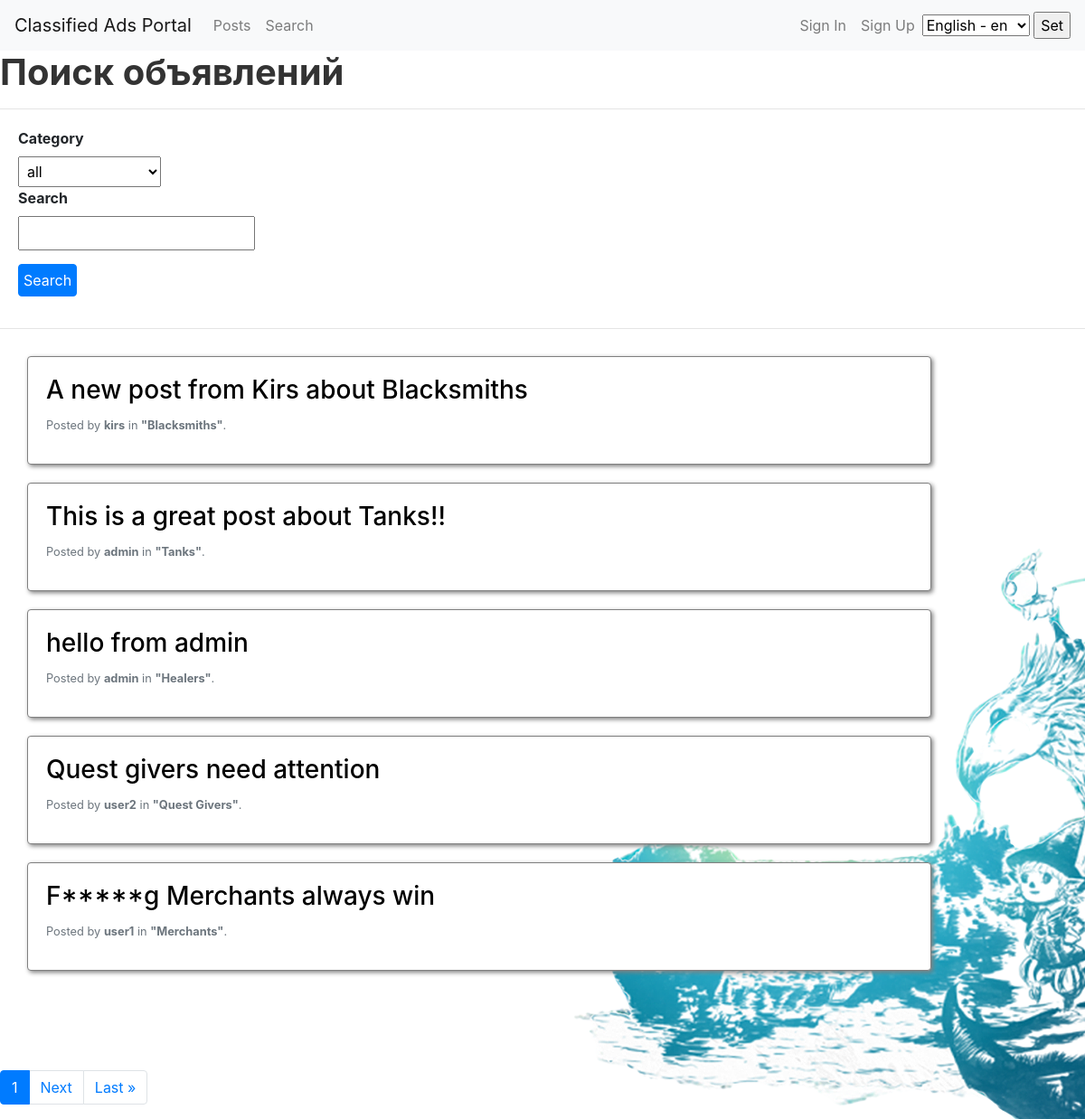
The app's page /search/ with its own data.
### adsboard/models.py (models this page shows, shortened)
class Post(models.Model):
    author = models.ForeignKey(User, on_delete=models.CASCADE, related_name='posts')
    title = models.CharField(max_length=128)
    content = RichTextField(blank=True, null=True)
    post_time = models.DateTimeField(auto_now_add=True)
    category = models.ManyToManyField(Category, through='PostCategory', related_name='categorys')

class PostCategory(models.Model):
    post = models.ForeignKey(Post, on_delete=models.CASCADE)
    category = models.ForeignKey(Category, on_delete=models.CASCADE)

class Category(models.Model):
    name = models.CharField(max_length=128, unique=True, help_text="Category name")
    def __str__(self):
        return self.name

### adsboard/views.py (the view)
# urls.py: path('search/', PostSearch.as_view(), name='post_search'),
class PostSearch(ListView):
    model = Post
    ordering = '-post_time'
    template_name = 'post_search.html'
    context_object_name = 'Post_search'
    paginate_by = 5
    def get_context_data(self, **kwargs):
        context = super().get_context_data(**kwargs)
        context['filterset'] = self.filterset
        return context
    def get_queryset(self):
        queryset = super().get_queryset()
        self.filterset = PostFilter(self.request.GET, queryset)
        return self.filterset.qs

### adsboard/templatetags/custom_filters.py (called while the page is built)
@register.filter
def censor(value):
    words = value.split()
    result = []
    for word in words:
        if word.lower() in censored_words:
            result.append(word[0] + "*"*(len(word)-2) + word[-1])
        else:
            result.append(word)
    return " ".join(result)

### templates/post_search.html (shortened to what this page needs)
{% extends 'default.html' %}
{% load static %}
{% load i18n %}
{% load custom_tags %}
{% load custom_filters %}
{% block content %}
<h1 align="left" style="color: #333333"><b>Поиск объявлений</b></h1>
<hr>
<form action="" method="get" class="search-form">
    {% for field in filterset.form %}
        <label for="{{ field.id_for_label }}">{{ field.label }}</label>
        {{ field }}
    {% endfor %}
    <div align="center" style="margin-top:15px; margin-bottom: 15px">
        <input type="submit" class="btn btn-primary" value="{% trans 'Search' %}"/>
    </div>
</form>
{% if Post_search %}
    <hr>
    <div class="search-result">
        {% for post in Post_search %}
            <div class="card" style="display: inline-block; height: 120px; width: 1000px; margin: 10px; padding: 20px">
                <a href="{% url 'post_detail_search' post.id %}"><h3>{{ post.title|censor }}</h3></a>
                {% for post_category in post.postcategory_set.all %}
                <p class="card-text"><small class="text-muted">{% trans 'Posted' %} by <b>{{ post.author }}</b> {% trans 'in' %} <b>"{{ post_category.category.name }}"</b>.</small></p>
                {% endfor %}
            </div>
        {% endfor %}
    </div>
{% else %}
    <h2><b>К сожалению, по Вашему запросу ничего не найдено :(</b></h2>
{% endif %}
<p>&nbsp</p>
{% include 'pagination.html' %}
{% endblock content %}

### templates/default.html (shortened to what this page needs)
{% load static %}
{% load i18n %}
<!DOCTYPE html>
<html lang="en">
<head>
    <link href="https://stackpath.bootstrapcdn.com/bootstrap/4.5.2/css/bootstrap.min.css" rel="stylesheet">
    <link href="{% static 'style.css' %}" rel="stylesheet">
</head>
<body id="bg" style="background-image: url('static/image/home-background.png');">
    <nav class="navbar navbar-expand-lg navbar-light bg-light">
        <a class="navbar-brand" href="/">{% trans "Classified Ads Portal" %}</a>
        <div class="collapse navbar-collapse" id="mynavbar">
            <ul class="navbar-nav me-auto">
                <li class="nav-item">
                    <a class="nav-link" href="/posts/">{% trans "Posts" %}</a>
                </li>
                <li class="nav-item">
                    <a class="nav-link" href="/search/">{% trans "Search" %}</a>
                </li>
            </ul>
            <ul class="navbar-nav ml-auto">
                {% if request.user.is_authenticated %}
                <li class="nav-item">
                    <a class="nav-link user-link">{{ request.user }}</a>
                </li>
                <li class="nav-item ">
                    <a class="nav-link" href="/accounts/logout">{% trans "Sign Out" %}</a>
                </li>
                <li class="nav-item">
                    <a class="nav-link" href="/accounts/profile">{% trans "My Account" %}</a>
                </li>
                <!-- <li class="nav-item">
                    <a class="nav-link" href="/usercomments">User Comments</a>
                </li> -->
                {% else %}
                <li class="nav-item">
                    <a class="nav-link" href="/accounts/login">{% trans "Sign In" %}</a>
                </li>
                <li class="nav-item">
                    <a class="nav-link" href="/accounts/signup">{% trans "Sign Up" %}</a>
                </li>
                {% endif %}
            </ul>
        </div>
        <div>
                <form action="{% url 'set_language' %}" method="POST" style="display: inline-block;">
                    {% get_current_language as LANGUAGE_CODE %}
                    <select name="language">
                        {% get_available_languages as LANGUAGES %}
                        {% get_language_info_list for LANGUAGES as languages %}
                        {% for language in languages %}
                            <option value="{{ language.code }}" > {{ language.name_local }} - {{ language.code }}
                            </option>
                        {% endfor %}
                    </select>
                    <input type="submit" value="{% trans 'Set' %}">
                </form>
            </div>
    </nav>
    {% block content%}
    {% endblock %}
</body>
</html>

### templates/pagination.html (shortened to what this page needs)
{% load custom_tags %}
{% load i18n %}
 <p>&nbsp</p>
<ul class="pagination">
    <li class="page-item active"><a class="page-link" href="#">{{ page_obj.number }}</a></li>
    {% if page_obj.has_next %}
    <li class="page-item"><a class="page-link" href="?page={{ page_obj.next_page_number }}">{% trans "Next" %}</a></li>
    <li class="page-item"><a class="page-link" href="?page={{ page_obj.paginator.num_pages }}">{% trans "Last" %} &raquo;</a></li>
    {% endif %}
</ul>

### templates/post_search.html (style rules this page uses)
.search-form { display: flex; flex-direction: column; align-items: flex-start; margin: 20px; }
.search-form label { margin-right: 10px; font-weight: bold; }
.search-form input, .search-form select { margin-right: 10px; padding: 5px; }
.search-result { display: flex; flex-wrap: wrap; justify-content: space-between; align-items: flex-start; margin: 20px; }
.search-result .card { width: 30%; padding: 10px; margin-bottom: 20px; border: 1px solid gray; box-shadow: 2px 2px 5px gray; }
.search-result .card a { text-decoration: none; color: black; }

### records on screen
Post: title|censor "A new post from Kirs about Blacksmiths", author "kirs"
PostCategory: category.name "Blacksmiths"
Post: title|censor "This is a great post about Tanks!!", author "admin"
PostCategory: category.name "Tanks"
Post: title|censor "hello from admin", author "admin"
PostCategory: category.name "Healers"
Post: title|censor "Quest givers need attention", author "user2"
PostCategory: category.name "Quest Givers"
Post: title|censor "F*****g Merchants always win", author "user1"
PostCategory: category.name "Merchants"

### other values on screen
{{ field.label }} "Category" "Search"
{{ page_obj.number }} "1"
form field language "English - en"
